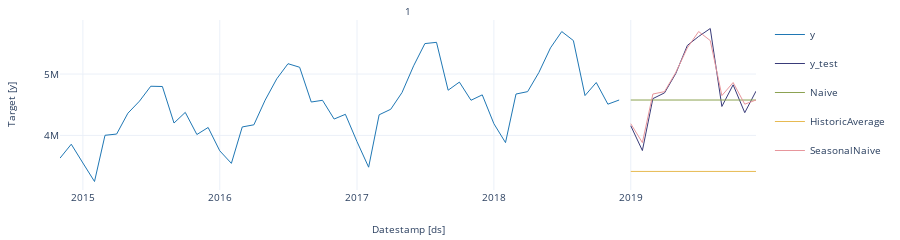

This figure's notebook cell:
### Code cell
StatsForecast.plot(train_pre_covid[-50:], forecast)
